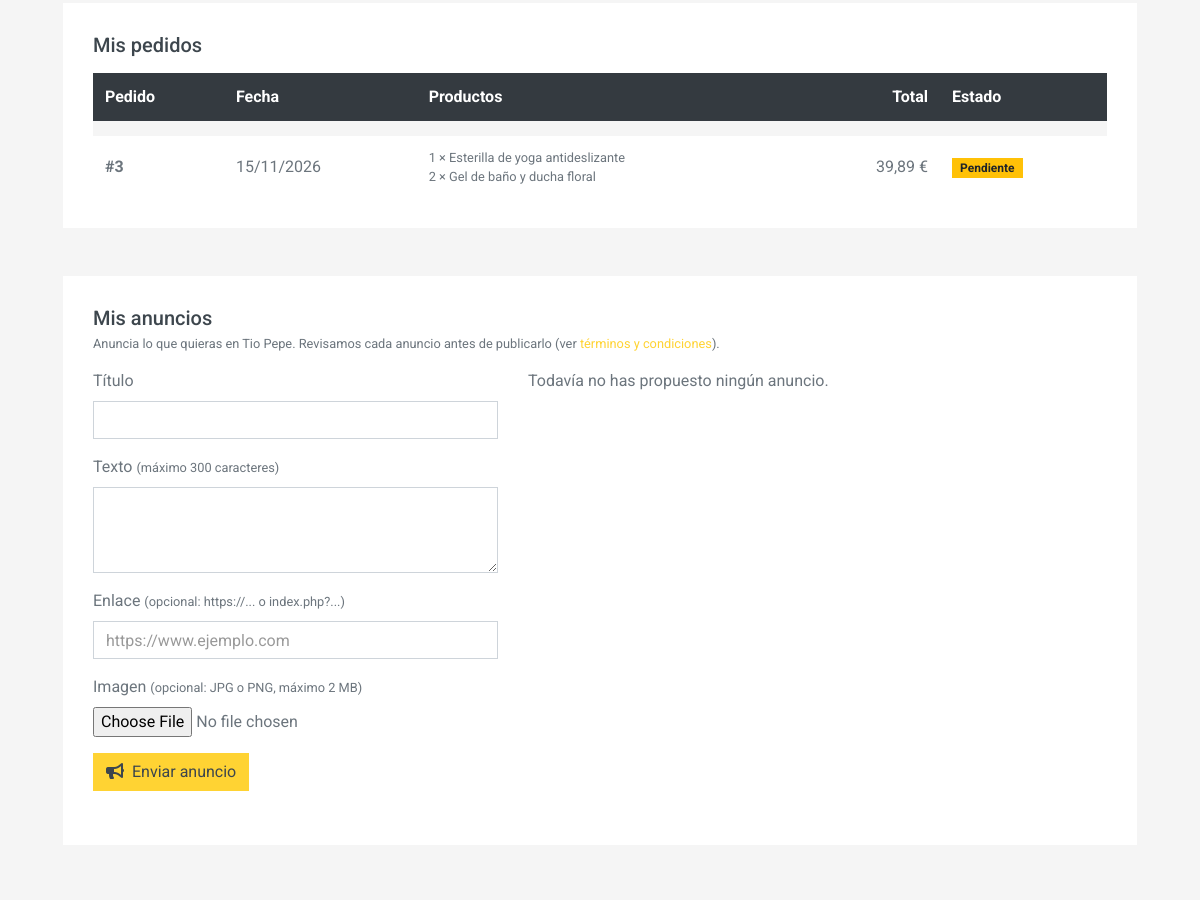
The app's page /Tienda/index.php?p=mi-cuenta (signed in, middle part), older data.
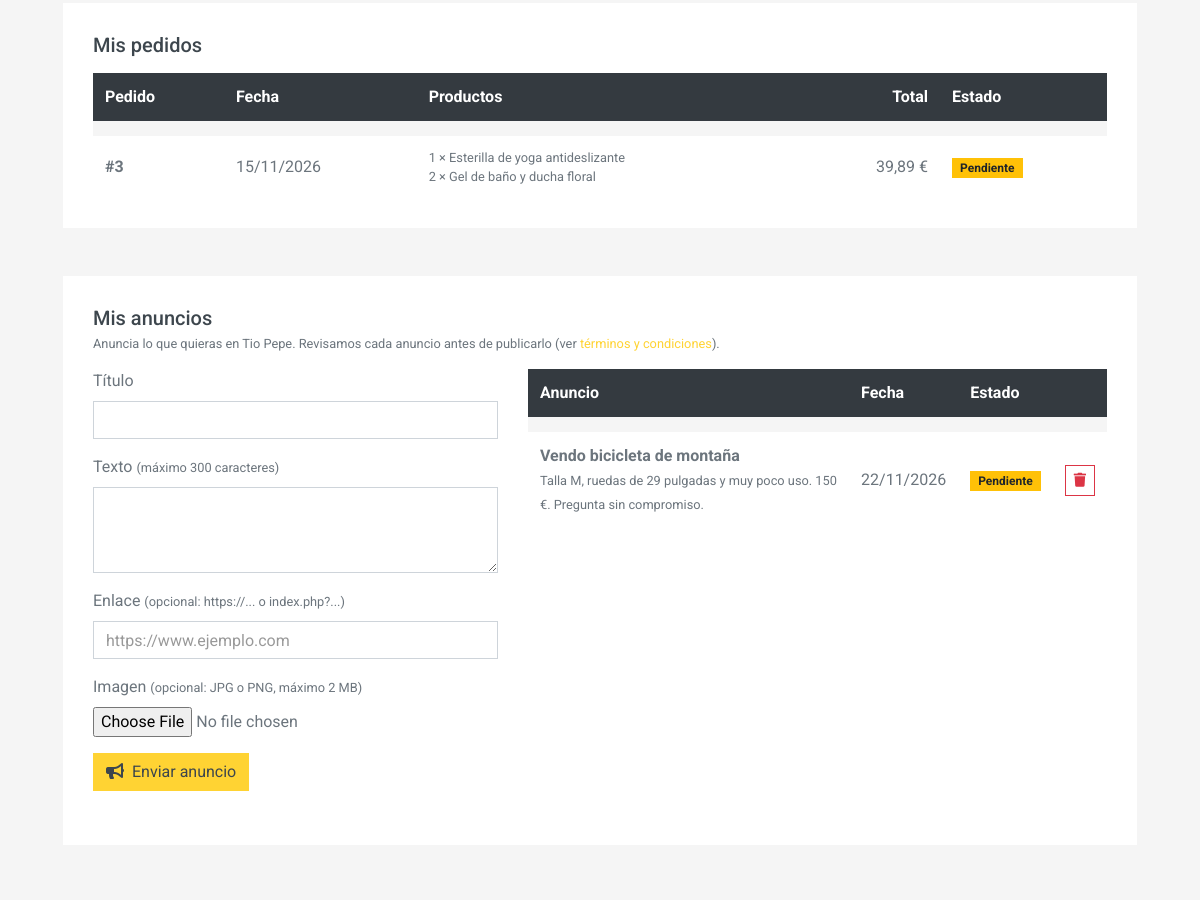
The same page, newer data.
### tables this page shows
CREATE TABLE IF NOT EXISTS `pedidos` (
  `id` int(10) UNSIGNED NOT NULL AUTO_INCREMENT PRIMARY KEY,
  `usuario_id` int(10) UNSIGNED NOT NULL,
  `fecha` datetime NOT NULL DEFAULT current_timestamp(),
  `total` decimal(10,2) UNSIGNED NOT NULL,
  `descuento` int(10) UNSIGNED NOT NULL DEFAULT 0,
  `direccion` varchar(200) DEFAULT NULL,
  `estado` enum('pendiente','enviado','entregado','cancelado') NOT NULL DEFAULT 'pendiente',
  `pago_stripe` varchar(100) DEFAULT NULL,
  CONSTRAINT `fk_pedidos_usuario` FOREIGN KEY (`usuario_id`) REFERENCES `usuarios` (`id`) ON DELETE CASCADE
);

CREATE TABLE IF NOT EXISTS `pedido_lineas` (
  `id` int(10) UNSIGNED NOT NULL AUTO_INCREMENT PRIMARY KEY,
  `pedido_id` int(10) UNSIGNED NOT NULL,
  `producto_id` int(10) UNSIGNED DEFAULT NULL,
  `nombre` varchar(150) NOT NULL,
  `precio` decimal(10,2) UNSIGNED NOT NULL,
  `cantidad` int(10) UNSIGNED NOT NULL,
  CONSTRAINT `fk_lineas_pedido` FOREIGN KEY (`pedido_id`) REFERENCES `pedidos` (`id`) ON DELETE CASCADE,
  CONSTRAINT `fk_lineas_producto` FOREIGN KEY (`producto_id`) REFERENCES `productos` (`id`) ON DELETE SET NULL
);

CREATE TABLE IF NOT EXISTS `anuncios` (
  `id` int(10) UNSIGNED NOT NULL AUTO_INCREMENT PRIMARY KEY,
  `usuario_id` int(10) UNSIGNED NOT NULL,
  `titulo` varchar(80) NOT NULL,
  `texto` varchar(300) NOT NULL,
  `imagen` varchar(200) DEFAULT NULL,
  `enlace` varchar(300) DEFAULT NULL,
  `estado` enum('pendiente','aprobado','rechazado') NOT NULL DEFAULT 'pendiente',
  `fecha` datetime NOT NULL DEFAULT current_timestamp(),
  CONSTRAINT `fk_anuncios_usuario` FOREIGN KEY (`usuario_id`) REFERENCES `usuarios` (`id`) ON DELETE CASCADE
);

### Tienda/paginas/mi-cuenta.php (the view, shortened to what the changed rows need)
<?php
$id_usuario = $_SESSION['usuario']['id'];
$mis_pedidos = consultar("SELECT * FROM pedidos WHERE usuario_id = ? ORDER BY fecha DESC", [$id_usuario]);
$mis_anuncios = consultar("SELECT * FROM anuncios WHERE usuario_id = ? ORDER BY fecha DESC", [$id_usuario]);
?>
    <div class="container-fluid">
        <div class="row px-xl-5">
            <div class="col-12 mb-5">
                <div class="bg-light p-30">
                    <?php if (!$mis_pedidos): ?>
                        <p class="mb-0">Todavía no has hecho ningún pedido. <a href="index.php?p=tienda" class="text-primary">Ir a la tienda</a></p>
                    <?php else: ?>
                        <div class="table-responsive">
                            <table class="table table-light table-borderless table-hover mb-0">
                                <thead class="thead-dark">
                                    <tr><th>Pedido</th><th>Fecha</th><th>Productos</th><th class="text-right">Total</th><th>Estado</th></tr>
                                </thead>
                                <tbody>
                                    <?php foreach ($mis_pedidos as $pedido): ?>
                                    <tr>
                                        <td class="align-middle"><b>#<?= $pedido['id'] ?></b></td>
                                        <td class="align-middle text-nowrap"><?= date('d/m/Y', strtotime($pedido['fecha'])) ?></td>
                                        <td class="align-middle small">
                                            <?php foreach (obtener_lineas_pedido($pedido['id']) as $linea): ?>
                                                <?= $linea['cantidad'] ?> × <?= escapar_html($linea['nombre']) ?><br>
                                            <?php endforeach; ?>
                                        </td>
                                        <td class="align-middle text-right text-nowrap"><?= formatear_precio($pedido['total']) ?></td>
                                        <td class="align-middle"><?php mostrar_estado_pedido($pedido['estado']); ?></td>
                                    </tr>
                                    <?php endforeach; ?>
                                </tbody>
                            </table>
                        </div>
                    <?php endif; ?>
                </div>
            </div>
            <div class="col-12 mb-5" id="mis-anuncios">
                <div class="bg-light p-30">
                    <div class="row">
                        <div class="col-lg-7">
                            <?php if (!$mis_anuncios): ?>
                                <p class="mb-0">Todavía no has propuesto ningún anuncio.</p>
                            <?php else: ?>
                                <div class="table-responsive">
                                    <table class="table table-light table-borderless table-hover mb-0">
                                        <thead class="thead-dark">
                                            <tr><th>Anuncio</th><th>Fecha</th><th>Estado</th><th></th></tr>
                                        </thead>
                                        <tbody>
                                            <?php foreach ($mis_anuncios as $anuncio): ?>
                                            <tr>
                                                <td class="align-middle"><b><?= escapar_html($anuncio['titulo']) ?></b><br>
                                                    <small class="text-muted"><?= escapar_html($anuncio['texto']) ?></small></td>
                                                <td class="align-middle text-nowrap"><?= date('d/m/Y', strtotime($anuncio['fecha'])) ?></td>
                                                <td class="align-middle"><?php mostrar_estado_anuncio($anuncio['estado']); ?></td>
                                                <td class="align-middle">
                                                    <form action="index.php?p=mi-cuenta" method="post" onsubmit="return confirm('¿Borrar este anuncio?');">
                                                        <button type="submit" class="btn btn-sm btn-outline-danger" title="Borrar"><i class="fa fa-trash"></i></button>
                                                    </form>
                                                </td>
                                            </tr>
                                            <?php endforeach; ?>
                                        </tbody>
                                    </table>
                                </div>
                            <?php endif; ?>
                        </div>
                    </div>
                </div>
            </div>
        </div>
    </div>

### Tienda/funciones.php (shortened to what the changed rows need)
<?php
function consultar(string $sql, array $valores = []): array
{
    global $conexion;
    $sentencia = $conexion->prepare($sql);
    if ($valores) {
        $sentencia->bind_param(str_repeat('s', count($valores)), ...$valores);
    }
    $sentencia->execute();
    return $sentencia->get_result()->fetch_all(MYSQLI_ASSOC);
}
function escapar_html(?string $texto): string
{
    return htmlspecialchars($texto ?? '', ENT_QUOTES, 'UTF-8');
}
function formatear_precio(float $valor): string
{
    return number_format($valor, 2, ',', '.') . ' ' . MONEDA;
}
    ?>
        <?php
function obtener_lineas_pedido(int $id_pedido): array
{
    return consultar("SELECT nombre, precio, cantidad FROM pedido_lineas WHERE pedido_id = ?", [$id_pedido]);
}
function mostrar_estado_pedido(string $estado): void
{
    echo '<span class="badge badge-' . ESTADOS_PEDIDO[$estado] . ' px-2 py-1">' . ucfirst($estado) . '</span>';
}
    ?>
    <?php
function mostrar_estado_anuncio(string $estado): void
{
    echo '<span class="badge badge-' . ESTADOS_ANUNCIO[$estado] . ' px-2 py-1">' . ucfirst($estado) . '</span>';
}
    ?>

Row changes from the older to the newer data that the page shows:
added anuncios: titulo "Vendo bicicleta de montaña", texto "Talla M, ruedas de 29 pulgadas y muy poco uso. 150 €. Pregunta sin compromiso.", fecha "22/11/2026", estado "Pendiente"
Text that changed along with them:
text no longer shown: "Todavía no has propuesto ningún anuncio."
text now shown: "Anuncio Fecha Estado"
